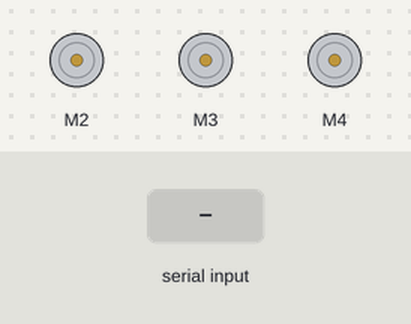
This sketch was run on a simulated Arduino Uno, built with avr-gcc and run on an emulated ATmega328P. Parts: 3 × DC motor (green arrow = forward, orange = backward, longer = faster). The test bench sets the inputs (shaded band). What the sketch prints to the serial monitor is not drawn.

Above: at 5.2 s.
5.3 s: "F" received over Serial
At 6.1 s:
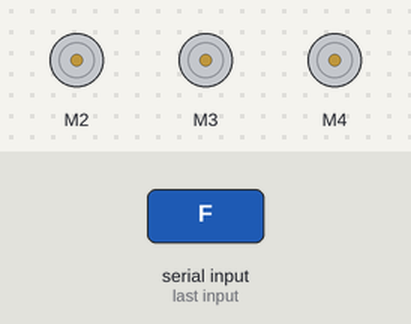
6.8 s: byte 68 ('D') received over Serial
At 7.5 s:
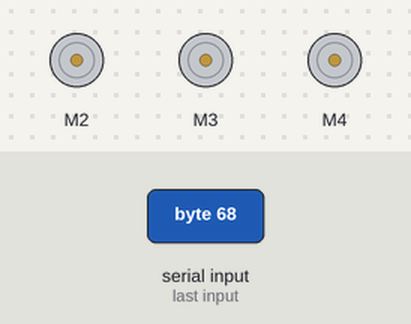
8.3 s: "V" received over Serial
At 8.8 s:
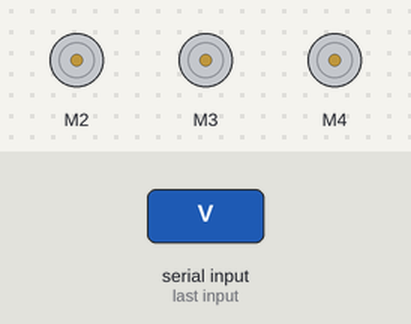
9.8 s: "R" received over Serial
At 10.2 s:
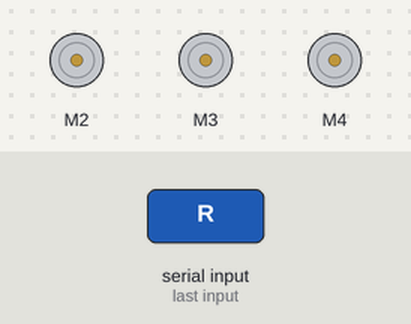
11.3 s: "L" received over Serial
At 12.5 s:
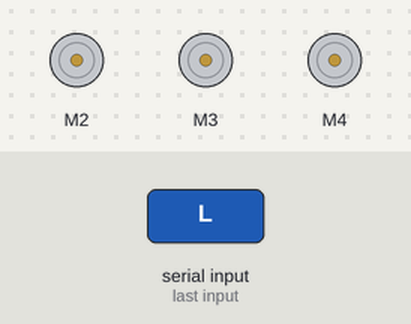
12.8 s: "U" received over Serial
At 14.1 s:
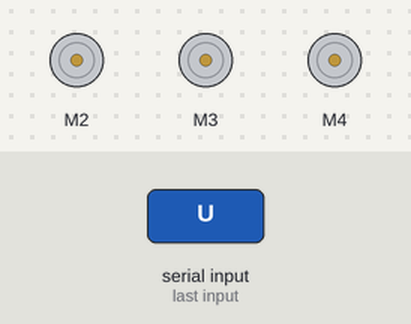
Timing chart, 0 to 15.3 s (numbered marks = the images above; inputs shaded):
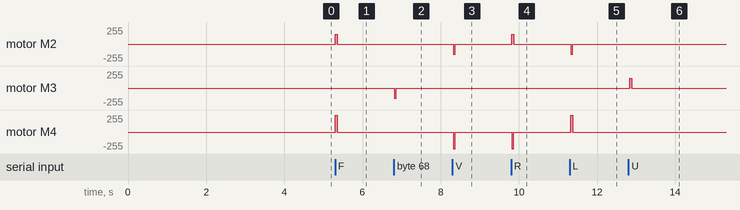

Measured:
- after the input at 5.3 s, motor M2: stopped → forward 150/255 at once, → stopped 0.05 s later; motor M4: stopped → forward 250/255 at once, → stopped 0.05 s later
- after the input at 6.8 s, motor M3: stopped → backward 150/255 at once, → stopped 0.05 s later
- after the input at 8.3 s, motor M2: stopped → backward 150/255 at once, → stopped 0.05 s later; motor M4: stopped → backward 250/255 at once, → stopped 0.05 s later
- after the input at 9.8 s, motor M2: stopped → forward 150/255 at once, → stopped 0.05 s later; motor M4: stopped → backward 250/255 at once, → stopped 0.05 s later
- after the input at 11.3 s, motor M2: stopped → backward 150/255 at once, → stopped 0.05 s later; motor M4: stopped → forward 250/255 at once, → stopped 0.05 s later
- after the input at 12.8 s, motor M3: stopped → forward 150/255 at once, → stopped 0.05 s later

The sketch:

arduino.ino
```cpp
#include <AFMotor.h>

AF_DCMotor motor2(2, MOTOR12_1KHZ); // create motor #2, 1KHz pwm
AF_DCMotor motor3(3, MOTOR12_1KHZ); // create motor #3, 1KHz pwm
AF_DCMotor motor4(4, MOTOR12_1KHZ); // create motor #4, 1KHz pwm

char incomingByte = 0;

// The setup() method runs once, when the sketch starts
void setup()   {
  setupBlueToothConnection();

  motor2.setSpeed(150);     // set the speed to 200/255
  motor3.setSpeed(150);     // set the speed to 200/255
  motor4.setSpeed(250);     // set the speed to 200/255
}

void setupBlueToothConnection()
{
   Serial.begin(115200);
   Serial.print("\r\n+STWMOD=0\r\n"); //set the bluetooth work in slave mode
   Serial.print("\r\n+STNA=SeeedBTSlave\r\n"); //set the bluetooth name as "SeeedBTSlave"
   Serial.print("\r\n+STOAUT=1\r\n"); // Permit Paired device to connect me
   Serial.print("\r\n+STAUTO=0\r\n"); // Auto-connection should be forbidden here
   delay(2000); // This delay is required.
   Serial.print("\r\n+INQ=1\r\n"); //make the slave bluetooth inquirable
   Serial.println("The slave bluetooth is inquirable!");
   delay(2000); // This delay is required.
   Serial.flush();
}

// the loop() method runs over and over again,
// as long as the Arduino has power
void loop()
{
  motor2.run(RELEASE);
  motor3.run(RELEASE);
  motor4.run(RELEASE);

  while(Serial.available()) {
    incomingByte = Serial.read();

    switch(incomingByte){
      case 'F':
        motor2.run(FORWARD);
        motor4.run(FORWARD);
        break;
      case 'f':
        motor2.run(RELEASE);
        motor4.run(RELEASE);
        break;
      case 'V':
        motor2.run(BACKWARD);
        motor4.run(BACKWARD);
        break;
      case 'v':
        motor2.run(RELEASE);
        motor4.run(RELEASE);
        break;
      case 'R':
        motor2.run(FORWARD);
        motor4.run(BACKWARD);
        break;
      case 'r':
        motor2.run(RELEASE);
        motor4.run(RELEASE);
        break;
      case 'L':
        motor2.run(BACKWARD);
        motor4.run(FORWARD);
        break;
      case 'l':
        motor2.run(RELEASE);
        motor4.run(RELEASE);
        break;
      case 'U':
        motor3.run(FORWARD);
        break;
      case 'u':
        motor3.run(RELEASE);
        break;
      case 'D':
        motor3.run(BACKWARD);
        break;
      case 'd':
        motor3.run(RELEASE);
        break;
      default:
        motor2.run(RELEASE);
        motor3.run(RELEASE);
        motor4.run(RELEASE);
        break;
    }
  }
  delay(50);
}
```
